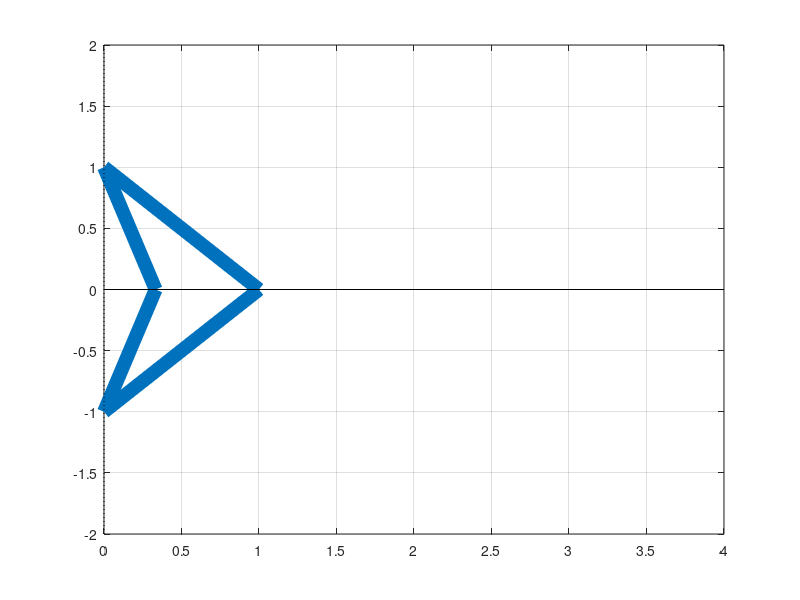

MATLAB code for this plot:
plot([0,1,0,1/3,0],[1,0,-1,0,1], 'linewidth', 10); hold on
grid on
plot([0,4],[0,0],'Color',[0 0 0])
plot([0,0],[-2,2],'k:')
set(gca,'ytick',[-2:0.5:2])
set(gca,'xtick',[0:0.5:4]); hold off
